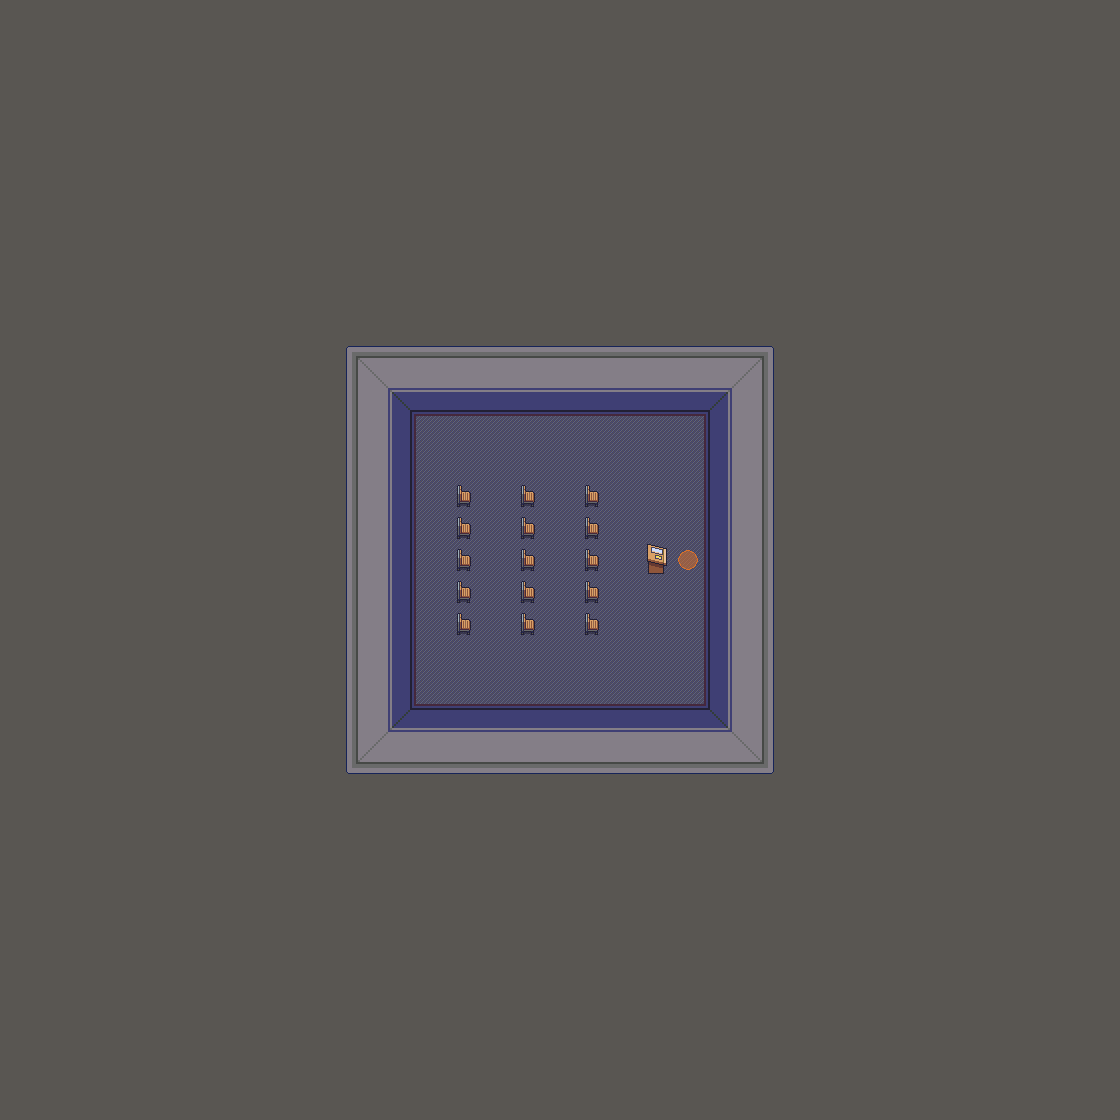

This game map was drawn from its Tiled (.tmx) file and the tilesets committed beside it. A one-line description and the trimmed map source follow:
An orthogonal 35x35 tile map with 32x32 px tiles, 7 tile layers (Background, Ground, Ground 2, Shadow, ...).

<map version="1.4" tiledversion="1.4.2" orientation="orthogonal" renderorder="right-down" compressionlevel="0" width="35" height="35" tilewidth="32" tileheight="32" infinite="0" nextlayerid="9" nextobjectid="1">
 <tileset firstgid="1" source="../../tilesets/Gather University 0.x.tsx" />
 <layer id="2" name="Background" width="35" height="35">
  <data>[1225 cells, 1223 non-empty, 1 distinct tile ids]</data>
 </layer>
 <layer id="3" name="Ground" width="35" height="35">
  <data>[1225 cells, 169 non-empty, 1 distinct tile ids]</data>
 </layer>
 <layer id="5" name="Ground 2" width="35" height="35">
  <data>[1225 cells, 0 non-empty, 0 distinct tile ids]</data>
 </layer>
 <layer id="6" name="Shadow" width="35" height="35">
  <data>[1225 cells, 4 non-empty, 2 distinct tile ids]</data>
 </layer>
 <layer id="1" name="Walls" width="35" height="35">
  <data>[1225 cells, 144 non-empty, 18 distinct tile ids]</data>
 </layer>
 <layer id="4" name="L1" width="35" height="35">
  <data>[1225 cells, 0 non-empty, 0 distinct tile ids]</data>
 </layer>
 <group id="8" name="Objects">
  <layer id="7" name="L1" width="35" height="35">
   <data>[1225 cells, 17 non-empty, 3 distinct tile ids]</data>
  </layer>
 </group>
</map>
